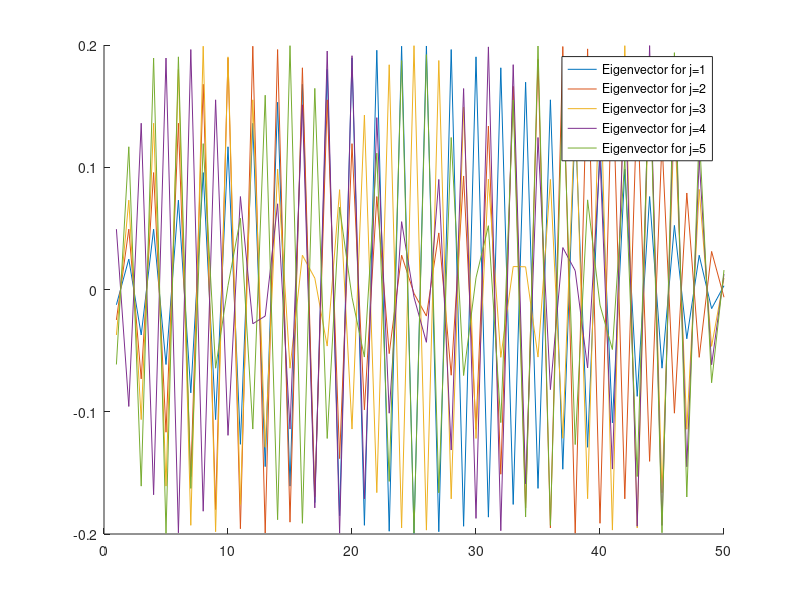

This chart was generated by the following MATLAB code:
steps = [5, 20, 30, 50];

x0 = 0;
x1 = 1;

n_lambdas = min(steps);
lambdas = zeros(length(steps), n_lambdas);
step_sizes = (x1 - x0) ./ steps;

for i=1:length(steps)
    m = steps(i);
    disp(sprintf('Calculating eigenvalues for %d interior points...', m))
    
    h = (x1 - x0) / m;

    % Create internal matrix A 
    %
    e = ones(m, 1);
    A = spdiags([e -2*e e], -1:1, m, m);

    alpha = 0;

    % Set boundary conditions
    %
    
    % Left Dirichlet condition
    %
    A(1, 1) = A(1, 1) + alpha;
    
    % Right Robin condition
    %
    A(m, m) = 4/(3 + 2*h) - 2;
    A(m, m-1) = 1 - 1/(3 + 2*h);

    [eigvec eigval] = eig(A);
    alpha = flip(diag(eigval));
    
    lambda = alpha ./ (h^2);
    lambdas(i, :) = lambda(1:n_lambdas);
    
    if i == length(steps)
        figure;
        hold on;
        for j = 1:n_lambdas
            plot(eigvec(:, j), 'DisplayName', sprintf('Eigenvector for j=%d', j));
        end

        legend;

        input('Press [Enter] to continue...')
        hold off;
    end
end



disp(' ')
disp('       n       lambda_1  lambda_2   lambda_3   lambda_4   lambda_5')
disp([steps' lambdas])
input('Press [Enter] to continue...');